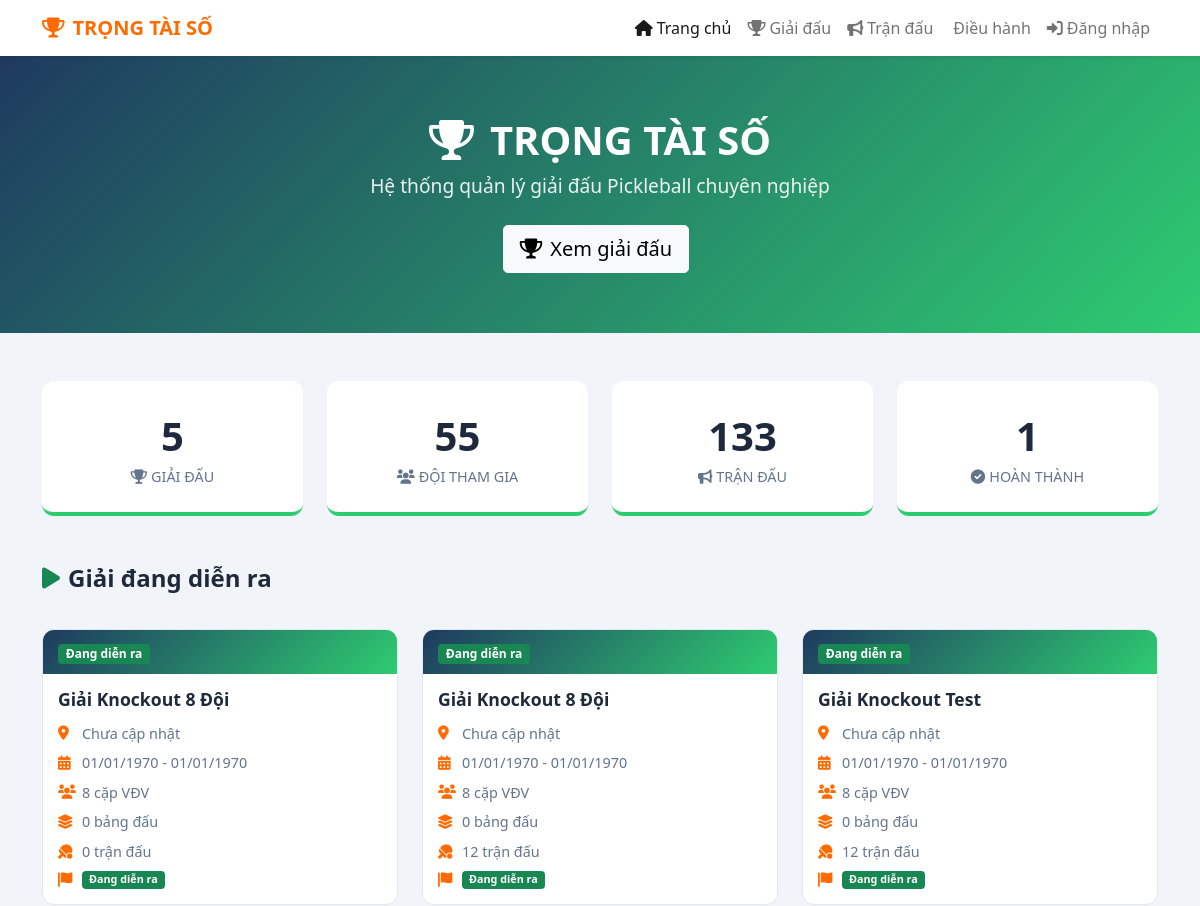
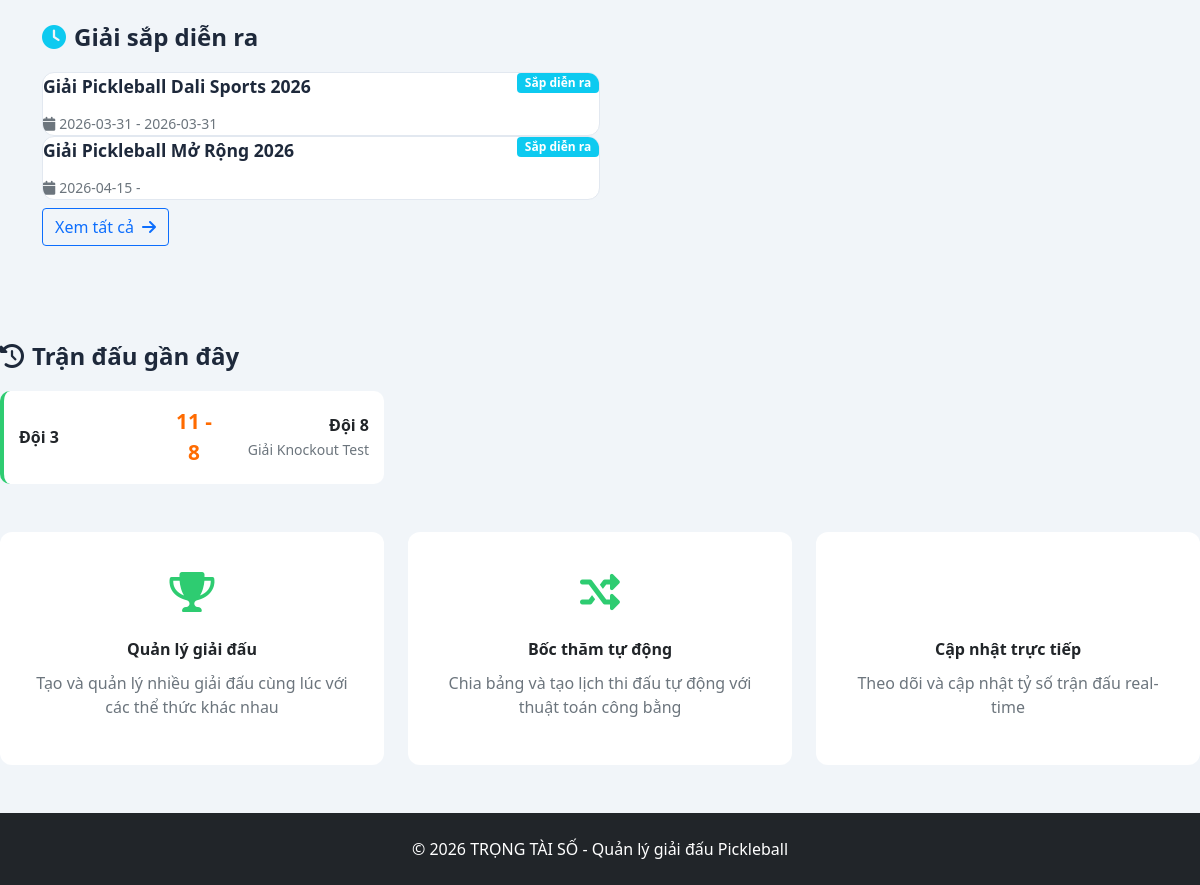
The page / on the database its author committed (2 pictures, top to bottom).
### tables this page shows
CREATE TABLE `tournaments` (
  `id` int(11) NOT NULL AUTO_INCREMENT,
  `name` varchar(200) NOT NULL,
  `description` text DEFAULT NULL,
  `format` enum('round_robin','knockout','combined','double_elimination') DEFAULT 'combined',
  `start_date` date DEFAULT NULL,
  `end_date` date DEFAULT NULL,
  `registration_deadline` date DEFAULT NULL,
  `location` varchar(200) DEFAULT NULL,
  `total_teams` int(11) DEFAULT 0,
  `max_teams` int(11) DEFAULT 32,
  `status` enum('upcoming','ongoing','completed','cancelled') DEFAULT 'upcoming',
  `stage` enum('planning','registration','setup','group_stage','knockout_stage','completed') DEFAULT 'planning',
  `owner_id` int(11) DEFAULT NULL,
  `created_at` timestamp NOT NULL DEFAULT current_timestamp(),
  `winning_score` int(11) DEFAULT 11,
  PRIMARY KEY (`id`),
  KEY `owner_id` (`owner_id`),
  CONSTRAINT `tournaments_ibfk_1` FOREIGN KEY (`owner_id`) REFERENCES `users` (`id`) ON DELETE SET NULL
);

CREATE TABLE `matches` (
  `id` int(11) NOT NULL AUTO_INCREMENT,
  `match_number` int(11) DEFAULT NULL,
  `tournament_id` int(11) DEFAULT NULL,
  `team1_id` int(11) DEFAULT NULL,
  `team2_id` int(11) DEFAULT NULL,
  `group_id` int(11) DEFAULT NULL,
  `round` varchar(50) DEFAULT NULL,
  `bracket_position` varchar(20) DEFAULT NULL,
  `match_type` enum('group','knockout','quarter','semi','final','live') DEFAULT 'group',
  `score1` int(11) DEFAULT NULL,
  `score2` int(11) DEFAULT NULL,
  `winner_id` int(11) DEFAULT NULL,
  `match_date` datetime DEFAULT NULL,
  `court` varchar(50) DEFAULT NULL,
  `arena_id` int(11) DEFAULT NULL,
  `created_at` timestamp NOT NULL DEFAULT current_timestamp(),
  `winning_score` int(11) DEFAULT 11,
  `first_server` int(11) DEFAULT 1,
  `server_team` int(11) DEFAULT 1,
  `server_hand` int(11) DEFAULT 1,
  `status` enum('pending','live','completed') DEFAULT 'pending',
  `completed_at` datetime DEFAULT NULL,
  PRIMARY KEY (`id`),
  KEY `tournament_id` (`tournament_id`),
  KEY `team1_id` (`team1_id`),
  KEY `team2_id` (`team2_id`),
  KEY `group_id` (`group_id`),
  KEY `winner_id` (`winner_id`),
  KEY `arena_id` (`arena_id`),
  CONSTRAINT `matches_ibfk_1` FOREIGN KEY (`tournament_id`) REFERENCES `tournaments` (`id`) ON DELETE CASCADE,
  CONSTRAINT `matches_ibfk_2` FOREIGN KEY (`team1_id`) REFERENCES `teams` (`id`) ON DELETE CASCADE,
  CONSTRAINT `matches_ibfk_3` FOREIGN KEY (`team2_id`) REFERENCES `teams` (`id`) ON DELETE CASCADE,
  CONSTRAINT `matches_ibfk_4` FOREIGN KEY (`group_id`) REFERENCES `groups` (`id`) ON DELETE CASCADE,
  CONSTRAINT `matches_ibfk_5` FOREIGN KEY (`winner_id`) REFERENCES `teams` (`id`) ON DELETE SET NULL,
  CONSTRAINT `matches_ibfk_6` FOREIGN KEY (`arena_id`) REFERENCES `arena` (`id`) ON DELETE SET NULL
);

CREATE TABLE `teams` (
  `id` int(11) NOT NULL AUTO_INCREMENT,
  `tournament_id` int(11) DEFAULT NULL,
  `category_id` int(11) DEFAULT NULL,
  `team_name` varchar(100) NOT NULL,
  `player1` varchar(100) DEFAULT NULL,
  `player2` varchar(100) DEFAULT NULL,
  `skill_level` varchar(10) DEFAULT NULL,
  `group_name` varchar(1) DEFAULT NULL,
  `seed` int(11) DEFAULT NULL,
  `created_at` timestamp NOT NULL DEFAULT current_timestamp(),
  PRIMARY KEY (`id`),
  UNIQUE KEY `unique_team_tournament` (`team_name`,`tournament_id`),
  KEY `tournament_id` (`tournament_id`),
  KEY `category_id` (`category_id`),
  CONSTRAINT `teams_ibfk_1` FOREIGN KEY (`tournament_id`) REFERENCES `tournaments` (`id`) ON DELETE CASCADE,
  CONSTRAINT `teams_ibfk_2` FOREIGN KEY (`category_id`) REFERENCES `tournamentcategories` (`id`) ON DELETE SET NULL
);

### index.php (the view, shortened to what this page needs)
<?php
require_once 'functions.php';
require_once 'components/template.php';
$totalTournaments = $pdo->query("SELECT COUNT(*) FROM `Tournaments`")->fetchColumn();
$totalTeams = $pdo->query("SELECT COUNT(*) FROM `Teams`")->fetchColumn();
$totalMatches = $pdo->query("SELECT COUNT(*) FROM `Matches`")->fetchColumn();
$completedMatches = $pdo->query("SELECT COUNT(*) FROM `Matches` WHERE status = 'completed'")->fetchColumn();
$ongoingTournaments = $pdo->query("
    SELECT
        t.*,
        (SELECT COUNT(*) FROM `Teams` WHERE tournament_id = t.id) as team_count,
        (SELECT COUNT(DISTINCT group_name) FROM `Teams` WHERE tournament_id = t.id AND group_name IS NOT NULL AND group_name != '') as group_count,
        (SELECT COUNT(*) FROM `Matches` WHERE tournament_id = t.id) as match_count
    FROM `Tournaments` t
    WHERE t.status = 'ongoing'
    ORDER BY t.start_date DESC LIMIT 6
")->fetchAll();
$upcomingTournaments = $pdo->query("SELECT * FROM `Tournaments` WHERE status = 'upcoming' ORDER BY start_date ASC LIMIT 3")->fetchAll();
$recentMatches = $pdo->query("
    SELECT m.*, t1.team_name as team1_name, t2.team_name as team2_name, tr.name as tournament_name
    FROM `Matches` m
    LEFT JOIN `Teams` t1 ON m.team1_id = t1.id
    LEFT JOIN `Teams` t2 ON m.team2_id = t2.id
    LEFT JOIN `Tournaments` tr ON m.tournament_id = tr.id
    WHERE m.status = 'completed'
    ORDER BY m.id DESC LIMIT 5
")->fetchAll();
$statusLabels = [
    'upcoming' => ['Sắp diễn ra', 'info'],
    'ongoing' => ['Đang diễn ra', 'success'],
    'completed' => ['Hoàn thành', 'secondary']
];
?>
<!DOCTYPE html>
<html lang="vi">
<head>
    <link href="https://cdn.jsdelivr.net/npm/bootstrap@5.1.3/dist/css/bootstrap.min.css" rel="stylesheet">
    <link href="https://cdnjs.cloudflare.com/ajax/libs/font-awesome/6.0.0/css/all.min.css" rel="stylesheet">
</head>
<body>
    <div class="hero">
        <div class="container text-center">
            <h1 class="hero-title"><i class="fas fa-trophy me-3"></i>TRỌNG TÀI SỐ</h1>
            <p class="hero-subtitle">Hệ thống quản lý giải đấu Pickleball chuyên nghiệp</p>
            <div class="mt-4">
                <a href="tournament_list.php" class="btn btn-light btn-lg me-2"><i class="fas fa-trophy me-2"></i>Xem giải đấu</a>
            </div>
        </div>
    </div>
    <div class="container py-5">
        <div class="row mb-5">
            <div class="col-md-3">
                <div class="stat-card">
                    <div class="stat-number"><?php echo $totalTournaments; ?></div>
                    <div class="stat-label"><i class="fas fa-trophy me-1"></i>Giải đấu</div>
                </div>
            </div>
            <div class="col-md-3">
                <div class="stat-card">
                    <div class="stat-number"><?php echo $totalTeams; ?></div>
                    <div class="stat-label"><i class="fas fa-users me-1"></i>Đội tham gia</div>
                </div>
            </div>
            <div class="col-md-3">
                <div class="stat-card">
                    <div class="stat-number"><?php echo $totalMatches; ?></div>
                    <div class="stat-label"><i class="fas fa-bullhorn me-1"></i>Trận đấu</div>
                </div>
            </div>
            <div class="col-md-3">
                <div class="stat-card">
                    <div class="stat-number"><?php echo $completedMatches; ?></div>
                    <div class="stat-label"><i class="fas fa-check-circle me-1"></i>Hoàn thành</div>
                </div>
            </div>
        </div>
        <div class="row">
            <div class="col-12 mb-3">
                <h3 class="section-title"><i class="fas fa-play text-success me-2"></i>Giải đang diễn ra</h3>
            </div>
            <?php if (empty($ongoingTournaments)): ?>
                <div class="col-12">
                    <div class="text-muted text-center py-4">Không có giải đang diễn ra</div>
                </div>
            <?php else: ?>
                <?php foreach ($ongoingTournaments as $t): ?>
                <div class="col-md-4 mb-4">
                    <a href="tournament_view.php?id=<?php echo $t['id']; ?>" class="tournament-card d-block text-decoration-none h-100">
                        <div class="tournament-card-inner">
                            <div class="tournament-header">
                                <span class="badge bg-success">Đang diễn ra</span>
                            </div>
                            <div class="tournament-body">
                                <h5 class="tournament-title"><?php echo htmlspecialchars($t['name']); ?></h5>
                                <div class="tournament-info">
                                    <div class="info-item">
                                        <i class="fas fa-map-marker-alt"></i>
                                        <span><?php echo htmlspecialchars($t['location'] ?? 'Chưa cập nhật'); ?></span>
                                    </div>
                                    <div class="info-item">
                                        <i class="fas fa-calendar-alt"></i>
                                        <span><?php echo date('d/m/Y', strtotime($t['start_date'])); ?> - <?php echo date('d/m/Y', strtotime($t['end_date'])); ?></span>
                                    </div>
                                    <div class="info-item">
                                        <i class="fas fa-users"></i>
                                        <span><?php echo $t['team_count']; ?> cặp VĐV</span>
                                    </div>
                                    <div class="info-item">
                                        <i class="fas fa-layer-group"></i>
                                        <span><?php echo $t['group_count']; ?> bảng đấu</span>
                                    </div>
                                    <div class="info-item">
                                        <i class="fas fa-table-tennis"></i>
                                        <span><?php echo $t['match_count']; ?> trận đấu</span>
                                    </div>
                                    <div class="info-item">
                                        <i class="fas fa-flag"></i>
                                        <span class="badge bg-<?php echo $statusLabels[$t['status']][1] ?? 'secondary'; ?>">
                                            <?php echo $statusLabels[$t['status']][0] ?? $t['status']; ?>
                                        </span>
                                    </div>
                                </div>
                            </div>
                        </div>
                    </a>
                </div>
                <?php endforeach; ?>
            <?php endif; ?>
        </div>
            <div class="col-md-6 mb-4">
                <h3 class="section-title"><i class="fas fa-clock text-info me-2"></i>Giải sắp diễn ra</h3>
                <?php if (empty($upcomingTournaments)): ?>
                    <div class="text-muted text-center py-4">Không có giải sắp diễn ra</div>
                <?php else: ?>
                    <?php foreach ($upcomingTournaments as $t): ?>
                        <a href="tournament_view.php?id=<?php echo $t['id']; ?>" class="tournament-card d-block text-decoration-none">
                            <div class="d-flex justify-content-between align-items-start">
                                <div>
                                    <div class="tournament-title"><?php echo htmlspecialchars($t['name']); ?></div>
                                    <small class="text-muted">
                                        <i class="fas fa-calendar me-1"></i><?php echo $t['start_date']; ?> - <?php echo $t['end_date']; ?>
                                    </small>
                                </div>
                                <span class="badge bg-info">Sắp diễn ra</span>
                            </div>
                        </a>
                    <?php endforeach; ?>
                <?php endif; ?>
                <a href="tournament_list.php?tab=upcoming" class="btn btn-outline-primary mt-2">Xem tất cả <i class="fas fa-arrow-right ms-1"></i></a>
            </div>
        </div>
        <?php
        $col1 = array_slice($recentMatches, 0, ceil(count($recentMatches) / 3));
        ?>
        <div class="row mt-4">
            <div class="col-12">
                <h3 class="section-title"><i class="fas fa-history me-2"></i>Trận đấu gần đây</h3>
            </div>
            <?php if (empty($recentMatches)): ?>
                <div class="col-12">
                    <div class="text-muted text-center py-4">Chưa có trận đấu nào</div>
                </div>
            <?php else: ?>
                <div class="col-md-4">
                    <?php foreach ($col1 as $m): ?>
                        <div class="match-card">
                            <div class="row align-items-center">
                                <div class="col-5">
                                    <div class="team-name"><?php echo htmlspecialchars($m['team1_name'] ?? 'TBD'); ?></div>
                                </div>
                                <div class="col-2 text-center">
                                    <span class="score"><?php echo $m['score1'] ?? 0; ?> - <?php echo $m['score2'] ?? 0; ?></span>
                                </div>
                                <div class="col-5 text-end">
                                    <div class="team-name"><?php echo htmlspecialchars($m['team2_name'] ?? 'TBD'); ?></div>
                                    <small class="text-muted"><?php echo htmlspecialchars($m['tournament_name'] ?? ''); ?></small>
                                </div>
                            </div>
                        </div>
                    <?php endforeach; ?>
                </div>
                <div class="col-md-4">
                </div>
                <div class="col-md-4">
                </div>
            <?php endif; ?>
        </div>
        <div class="row mt-5">
            <div class="col-md-4">
                <div class="feature-box">
                    <div class="feature-icon"><i class="fas fa-trophy"></i></div>
                    <div class="feature-title">Quản lý giải đấu</div>
                    <p class="text-muted">Tạo và quản lý nhiều giải đấu cùng lúc với các thể thức khác nhau</p>
                </div>
            </div>
            <div class="col-md-4">
                <div class="feature-box">
                    <div class="feature-icon"><i class="fas fa-random"></i></div>
                    <div class="feature-title">Bốc thăm tự động</div>
                    <p class="text-muted">Chia bảng và tạo lịch thi đấu tự động với thuật toán công bằng</p>
                </div>
            </div>
            <div class="col-md-4">
                <div class="feature-box">
                    <div class="feature-icon"><i class="fas fa-live"></i></div>
                    <div class="feature-title">Cập nhật trực tiếp</div>
                    <p class="text-muted">Theo dõi và cập nhật tỷ số trận đấu real-time</p>
                </div>
            </div>
        </div>
    <footer class="bg-dark text-white py-4 mt-5">
        <div class="container text-center">
            <p class="mb-0">&copy; 2026 TRỌNG TÀI SỐ - Quản lý giải đấu Pickleball</p>
        </div>
    </footer>
</body>
</html>

### rows shown on the page
tournaments: name "Giải Knockout 8 Đội", location "Chưa cập nhật", start_date "01/01/1970", end_date "01/01/1970", team_count "8", group_count "0", match_count "0", status "Đang diễn ra"
tournaments: name "Giải Knockout 8 Đội", location "Chưa cập nhật", start_date "01/01/1970", end_date "01/01/1970", team_count "8", group_count "0", match_count "12", status "Đang diễn ra"
tournaments: name "Giải Knockout Test", location "Chưa cập nhật", start_date "01/01/1970", end_date "01/01/1970", team_count "8", group_count "0", match_count "12", status "Đang diễn ra"
tournaments: name "Giải Pickleball Dali Sports 2026", start_date "2026-03-31", end_date "2026-03-31"
tournaments: name "Giải Pickleball Mở Rộng 2026", start_date "2026-04-15"
matches: team1.team_name "Đội 3", score1 "11", score2 "8", team2.team_name "Đội 8", tournament.name "Giải Knockout Test"

### other values the page prints
$totalTournaments "5"
$totalTeams "55"
$totalMatches "133"
$completedMatches "1"
